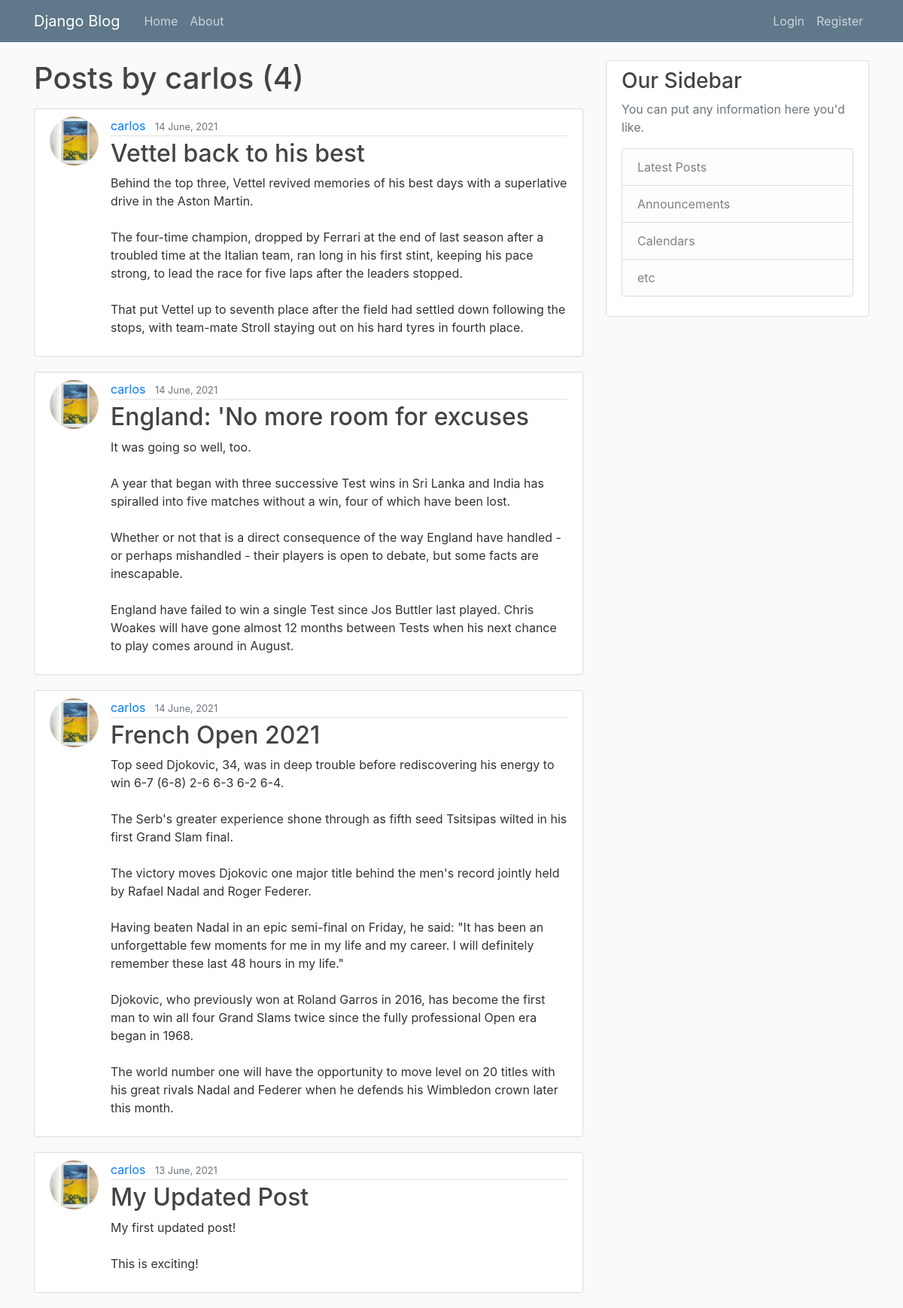
The app's page /user/carlos with its own data.
### blog/models.py (models this page shows, shortened)
class Post(models.Model):
    title = models.CharField(max_length=100)
    content = models.TextField()
    date_posted = models.DateTimeField(default=timezone.now)
    author = models.ForeignKey(User, on_delete=models.CASCADE)

### users/models.py (models this page shows, shortened)
class Profile(models.Model):
    user = models.OneToOneField(User, on_delete=models.CASCADE)
    image = models.ImageField(default='default.jpg', upload_to='profile_pics')

### blog/views.py (the view)
# urls.py: path('user/<str:username>', UserPostListView.as_view(), name='user-posts'),
class UserPostListView(ListView):
    model = Post
    template_name = 'blog/user_posts.html'
    context_object_name = 'posts'
    paginate_by = 5
    def get_queryset(self):
        user = get_object_or_404(User, username=self.kwargs.get('username'))
        return Post.objects.filter(author=user).order_by('-date_posted')

### blog/templates/blog/user_posts.html (shortened to what this page needs)
{% extends "blog/base.html" %}
{% block content %}
    <h1 class="mb-3 "> Posts by {{ view.kwargs.username }} ({{ page_obj.paginator.count }})</h1>
    {% for post in posts %}
        <article class="media content-section">
            <img class="rounded-circle article-img" src="{{ post.author.profile.image.url }}">
            <div class="media-body">
            <div class="article-metadata">
                <a class="mr-2" href="{% url 'user-posts' post.author.username %}">{{ post.author }}</a>
                <small class="text-muted">{{ post.date_posted | date:"d F, Y"  }}</small>
            </div>
            <h2><a class="article-title" href="{% url 'post-detail' post.id %}">{{ post.title }}</a></h2>
            <p class="article-content">{{ post.content }}</p>
            </div>
        </article>
    {% endfor %}
{% endblock content %}

### blog/static/blog/main.css (style rules this page uses)
body { background: #fafafa; color: #333333; margin-top: 5rem; }
h1, h2, h3, h4, h5, h6 { color: #444444; }
.content-section { background: #ffffff; padding: 10px 20px; border: 1px solid #dddddd; border-radius: 3px; margin-bottom: 20px; }
.article-title { color: #444444; }
.article-content { white-space: pre-line; }
.article-img { height: 65px; width: 65px; margin-right: 16px; }
.article-metadata { padding-bottom: 1px; margin-bottom: 4px; border-bottom: 1px solid #e3e3e3 }

### records on screen
Post: author.profile.image (picture), author "carlos", date_posted "14 June, 2021", title "Vettel back to his best", content "Behind the top three, Vettel revived memories of his best days with a superlative drive in the Aston Martin. The four-time champion, dropped by Ferrari at the end of last season after a troubled time at the Italian team, ran long in his first stint, keeping his pace strong, to lead the race for five laps after the leaders stopped. That put Vettel up to seventh place after the field had settled down following the stops, with team-mate Stroll staying out on his hard tyres in fourth place."
Post: author.profile.image (picture), author "carlos", date_posted "14 June, 2021", title "England: 'No more room for excuses", content "It was going so well, too. A year that began with three successive Test wins in Sri Lanka and India has spiralled into five matches without a win, four of which have been lost. Whether or not that is a direct consequence of the way England have handled - or perhaps mishandled - their players is open to debate, but some facts are inescapable. England have failed to win a single Test since Jos Buttler last played. Chris Woakes will have gone almost 12 months between Tests when his next chance to play comes around in August."
Post: author.profile.image (picture), author "carlos", date_posted "14 June, 2021", title "French Open 2021", content "Top seed Djokovic, 34, was in deep trouble before rediscovering his energy to win 6-7 (6-8) 2-6 6-3 6-2 6-4. The Serb's greater experience shone through as fifth seed Tsitsipas wilted in his first Grand Slam final. The victory moves Djokovic one major title behind the men's record jointly held by Rafael Nadal and Roger Federer. Having beaten Nadal in an epic semi-final on Friday, he said: \"It has been an unforgettable few moments for me in my life and my career. I will definitely remember these last 48 hours in my life.\" Djokovic, who previously won at Roland Garros in 2016, has become the first man to win all four Grand Slams twice since the fully professional Open era began in 1968. The…"
Post: author.profile.image (picture), author "carlos", date_posted "13 June, 2021", title "My Updated Post", content "My first updated post! This is exciting!"

### other values on screen
{{ view.kwargs.username }} "carlos"
{{ page_obj.paginator.count }} "4"
